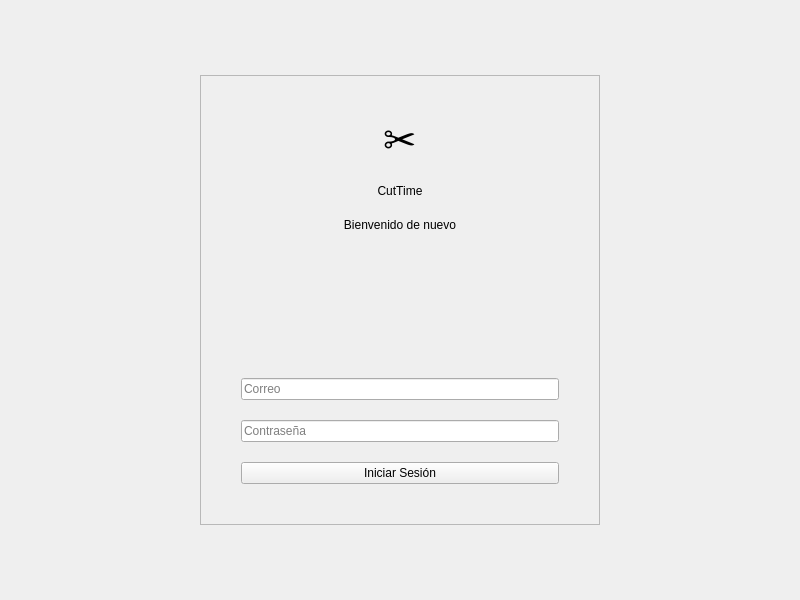
<?xml version="1.0" encoding="UTF-8"?>
<ui version="4.0">
 <class>LoginScreen</class>
 <widget class="QWidget" name="LoginScreen">
  <property name="geometry">
   <rect>
    <x>0</x>
    <y>0</y>
    <width>800</width>
    <height>600</height>
   </rect>
  </property>
  <property name="windowTitle">
   <string>CutTime - Iniciar Sesión</string>
  </property>
  <layout class="QVBoxLayout" name="verticalLayout_2">
   <item>
    <spacer name="verticalSpacer_top">
     <property name="orientation">
      <enum>Qt::Orientation::Vertical</enum>
     </property>
     <property name="sizeHint" stdset="0">
      <size>
       <width>20</width>
       <height>40</height>
      </size>
     </property>
    </spacer>
   </item>
   <item>
    <layout class="QHBoxLayout" name="horizontalLayout">
     <item>
      <spacer name="horizontalSpacer_left">
       <property name="orientation">
        <enum>Qt::Orientation::Horizontal</enum>
       </property>
       <property name="sizeHint" stdset="0">
        <size>
         <width>40</width>
         <height>20</height>
        </size>
       </property>
      </spacer>
     </item>
     <item>
      <widget class="QFrame" name="cardFrame">
       <property name="minimumSize">
        <size>
         <width>400</width>
         <height>450</height>
        </size>
       </property>
       <property name="maximumSize">
        <size>
         <width>400</width>
         <height>500</height>
        </size>
       </property>
       <property name="frameShape">
        <enum>QFrame::Shape::StyledPanel</enum>
       </property>
       <property name="frameShadow">
        <enum>QFrame::Shadow::Raised</enum>
       </property>
       <layout class="QVBoxLayout" name="verticalLayout">
        <property name="spacing">
         <number>20</number>
        </property>
        <property name="leftMargin">
         <number>40</number>
        </property>
        <property name="topMargin">
         <number>40</number>
        </property>
        <property name="rightMargin">
         <number>40</number>
        </property>
        <property name="bottomMargin">
         <number>40</number>
        </property>
        <item>
         <widget class="QLabel" name="iconPlaceholder">
          <property name="styleSheet">
           <string>font-size: 40px; border: none; background: transparent;</string>
          </property>
          <property name="text">
           <string>✂️</string>
          </property>
          <property name="alignment">
           <set>Qt::AlignmentFlag::AlignCenter</set>
          </property>
         </widget>
        </item>
        <item>
         <widget class="QLabel" name="titleLabel">
          <property name="text">
           <string>CutTime</string>
          </property>
          <property name="alignment">
           <set>Qt::AlignmentFlag::AlignCenter</set>
          </property>
         </widget>
        </item>
        <item>
         <widget class="QLabel" name="subtitleLabel">
          <property name="text">
           <string>Bienvenido de nuevo</string>
          </property>
          <property name="alignment">
           <set>Qt::AlignmentFlag::AlignCenter</set>
          </property>
         </widget>
        </item>
        <item>
         <spacer name="verticalSpacer_form">
          <property name="orientation">
           <enum>Qt::Orientation::Vertical</enum>
          </property>
          <property name="sizeHint" stdset="0">
           <size>
            <width>20</width>
            <height>20</height>
           </size>
          </property>
         </spacer>
        </item>
        <item>
         <widget class="QLineEdit" name="userLE">
          <property name="placeholderText">
           <string>Correo</string>
          </property>
         </widget>
        </item>
        <item>
         <widget class="QLineEdit" name="passLE">
          <property name="echoMode">
           <enum>QLineEdit::EchoMode::Password</enum>
          </property>
          <property name="placeholderText">
           <string>Contraseña</string>
          </property>
         </widget>
        </item>
        <item>
         <widget class="QPushButton" name="loginButton">
          <property name="cursor">
           <cursorShape>PointingHandCursor</cursorShape>
          </property>
          <property name="text">
           <string>Iniciar Sesión</string>
          </property>
         </widget>
        </item>
       </layout>
      </widget>
     </item>
     <item>
      <spacer name="horizontalSpacer_right">
       <property name="orientation">
        <enum>Qt::Orientation::Horizontal</enum>
       </property>
       <property name="sizeHint" stdset="0">
        <size>
         <width>40</width>
         <height>20</height>
        </size>
       </property>
      </spacer>
     </item>
    </layout>
   </item>
   <item>
    <spacer name="verticalSpacer_bottom">
     <property name="orientation">
      <enum>Qt::Orientation::Vertical</enum>
     </property>
     <property name="sizeHint" stdset="0">
      <size>
       <width>20</width>
       <height>40</height>
      </size>
     </property>
    </spacer>
   </item>
  </layout>
 </widget>
 <resources/>
 <connections/>
</ui>
